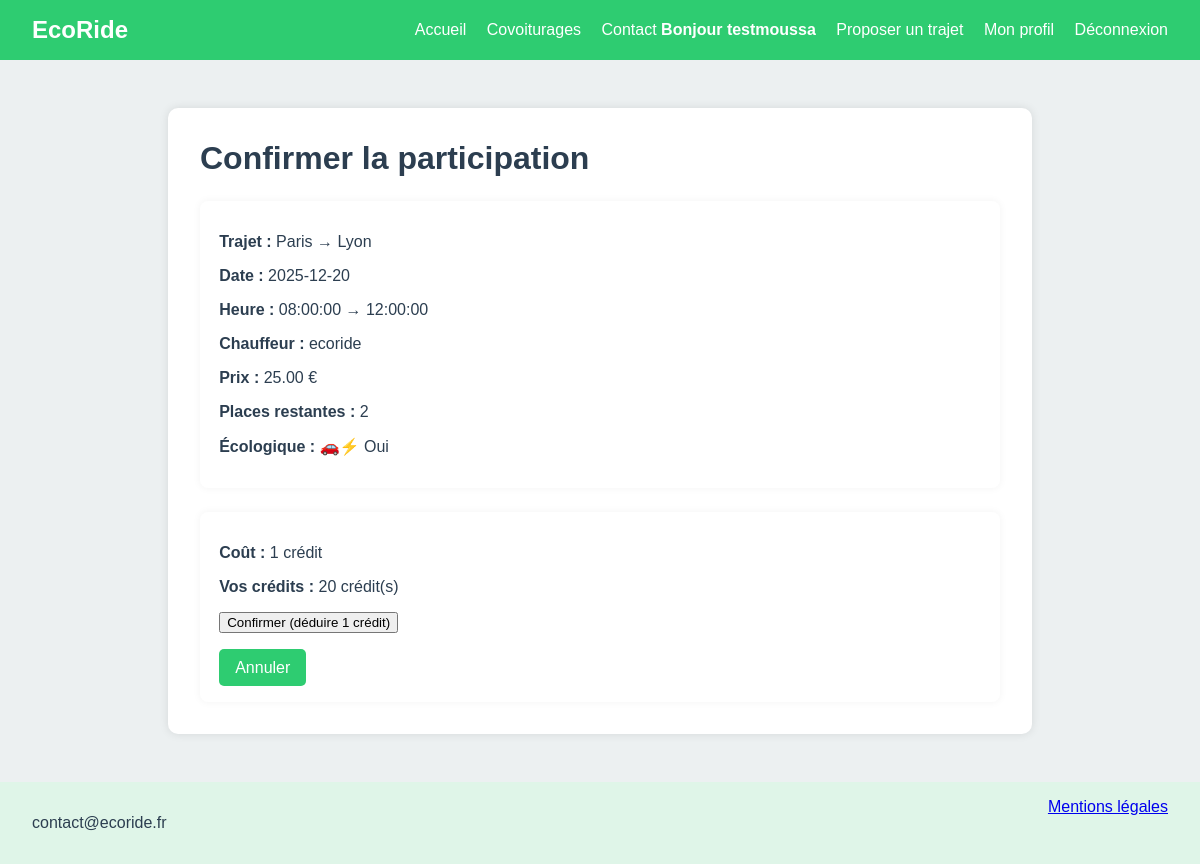
The app's page /participate.php?id=1 (signed in) with its own data.
### tables this page shows
CREATE TABLE IF NOT EXISTS `rides` (
  `id` int(11) NOT NULL,
  `driver_id` int(11) DEFAULT NULL,
  `depart` varchar(80) NOT NULL,
  `arrivee` varchar(80) NOT NULL,
  `date_ride` date NOT NULL,
  `heure_depart` time NOT NULL,
  `heure_arrivee` time NOT NULL,
  `prix` decimal(6,2) NOT NULL,
  `places_restantes` int(11) NOT NULL DEFAULT 0,
  `ecologique` tinyint(1) NOT NULL DEFAULT 0,
  `created_at` timestamp NOT NULL DEFAULT current_timestamp()
);

CREATE TABLE IF NOT EXISTS `users` (
  `id` int(11) NOT NULL,
  `pseudo` varchar(50) NOT NULL,
  `email` varchar(100) NOT NULL,
  `password_hash` varchar(255) NOT NULL,
  `credits` int(11) NOT NULL DEFAULT 20,
  `created_at` timestamp NOT NULL DEFAULT current_timestamp()
);

### participate.php (the view, shortened to what this page needs)
<?php
require __DIR__ . '/includes/db_connect.php';
$userId = (int)$_SESSION['user']['id'];
if ($_SERVER['REQUEST_METHOD'] === 'GET') {
    $rideId = isset($_GET['id']) ? (int)$_GET['id'] : 0;
    $stmt = $pdo->prepare("
        SELECT r.*, u.pseudo AS driver_pseudo
        FROM rides r
        LEFT JOIN users u ON u.id = r.driver_id
        WHERE r.id = ?
    ");
    $stmt->execute([$rideId]);
    $ride = $stmt->fetch();
    $stmtU = $pdo->prepare("SELECT credits FROM users WHERE id = ?");
    $stmtU->execute([$userId]);
    $u = $stmtU->fetch();
    $credits = (int)($u['credits'] ?? 0);
    ?>
    <!DOCTYPE html>
    <html lang="fr">
    <head>
      <link rel="stylesheet" href="assets/css/style.css">
    </head>
    <body>
    <?php include 'includes/header.php'; ?>
    <main class="hero">
      <h1>Confirmer la participation</h1>
      <section class="ride-detail">
        <p><strong>Trajet :</strong> <?= htmlspecialchars($ride['depart']) ?> → <?= htmlspecialchars($ride['arrivee']) ?></p>
        <p><strong>Date :</strong> <?= htmlspecialchars($ride['date_ride']) ?></p>
        <p><strong>Heure :</strong> <?= htmlspecialchars($ride['heure_depart']) ?> → <?= htmlspecialchars($ride['heure_arrivee']) ?></p>
        <p><strong>Chauffeur :</strong> <?= htmlspecialchars($ride['driver_pseudo'] ?? '—') ?></p>
        <p><strong>Prix :</strong> <?= htmlspecialchars($ride['prix']) ?> €</p>
        <p><strong>Places restantes :</strong> <?= (int)$ride['places_restantes'] ?></p>
        <p><strong>Écologique :</strong> <?= ((int)$ride['ecologique'] === 1) ? "🚗⚡ Oui" : "❌ Non" ?></p>
      </section>
      <section class="ride-detail">
        <p><strong>Coût :</strong> 1 crédit</p>
        <p><strong>Vos crédits :</strong> <?= $credits ?> crédit(s)</p>
        <?php if ($credits <= 0): ?>
          <p style="color:red;">Crédits insuffisants.</p>
          <a class="btn-link" href="covoiturage_detail_db.php?id=<?= (int)$ride['id'] ?>">Retour</a>
        <?php elseif ((int)$ride['driver_id'] === $userId): ?>
          <p style="color:red;">Vous ne pouvez pas réserver votre propre trajet.</p>
          <a class="btn-link" href="covoiturage_detail_db.php?id=<?= (int)$ride['id'] ?>">Retour</a>
        <?php elseif ((int)$ride['places_restantes'] <= 0): ?>
          <p style="color:red;">Plus de places disponibles.</p>
          <a class="btn-link" href="covoiturage_detail_db.php?id=<?= (int)$ride['id'] ?>">Retour</a>
        <?php else: ?>
          <form method="POST" action="participate.php">
            <button type="submit">Confirmer (déduire 1 crédit)</button>
          </form>
          <a class="btn-link" href="covoiturage_detail_db.php?id=<?= (int)$ride['id'] ?>">Annuler</a>
        <?php endif; ?>
      </section>
    </main>
    <?php include 'includes/footer.php'; ?>
    </body>
    </html>
    <?php
    exit;
}

### assets/css/style.css (style rules this page uses)
:root { --green: #2ecc71; --dark-green: #27ae60; --light-gray: #ecf0f1; --text: #2c3e50; }
body { margin: 0; font-family: Arial, sans-serif; background: var(--light-gray); color: var(--text); }
.hero { max-width: 800px; margin: 3rem auto; padding: 2rem; background: white; border-radius: 10px; box-shadow: 0 0 10px rgba(0,0,0,0.1); }
.hero h1 { margin-top: 0; }
.ride-detail { margin-top: 1.5rem; padding: 1rem 1.2rem; background: #ffffff; border-radius: 8px; box-shadow: 0 0 8px rgba(0,0,0,0.05); }
.btn-link { display: inline-block; margin-top: 1rem; text-decoration: none; color: white; background: var(--green); padding: 0.6rem 1rem; border-radius: 5px; }

### records on screen
rides: depart "Paris", arrivee "Lyon", date_ride "2025-12-20", heure_depart "08:00:00", heure_arrivee "12:00:00", driver.pseudo "ecoride", prix "25.00", places_restantes "2"
users: credits "20"

### other values on screen
$_SESSION['user']['pseudo'] "testmoussa"
